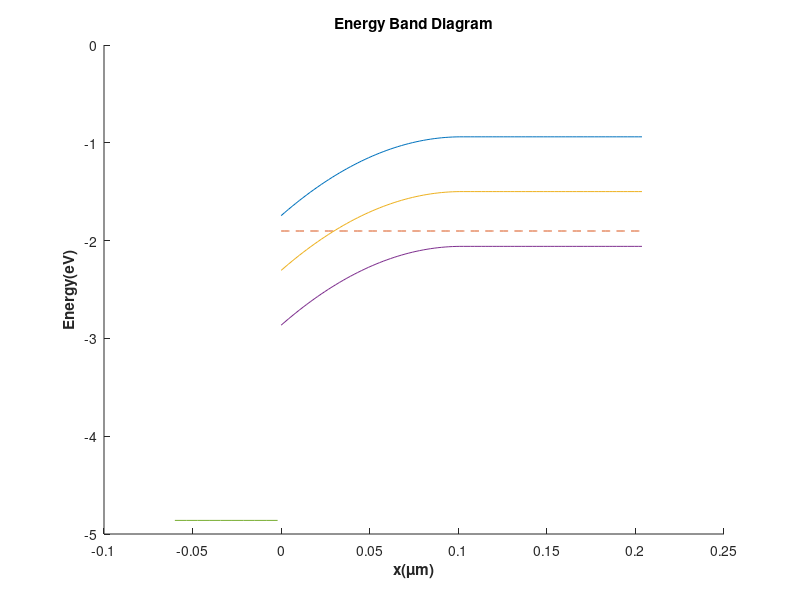

MATLAB code to generate this figure: (Note: this script raises an error after producing the figure.)
% ------------------------------- Semiconductor theory II - Assignment_04 ------------------------------
% U88648766
% Malyadri Venkata Ssampath Naveen Padmanabhuni 
clc;
close all;
clear all;
% Inputs
silicon_type = "p";
N = 10^17; % doping density
tox = 2e-7; %oxide thickness (cm)
Vg = 2; % gate voltage (V)
Pox = 3.7*8.85e-14; %SiO2 permitivity
% Constants
eX = 4.05; %eV - electron affinity of slilcon
Q = 1e-8; % trapped charges
phiM = 4.06; %Work fuction of the metal
q = 1.609e-19; % Charge of the electron (Units: Coulombs)
E = 11.7*(8.85e-14); % Permittivity of silicon in free space (Units: Farad/cm)
%Oxide capacitance of given by Ci
Ci = Pox/tox;
Eb = 0.025*log(N/10^10); % Bulk potential
% Phi_s - Work function of the silicon.
if silicon_type == 'n'
    phiS = eX + 1.12/2 - abs(Eb);
else
    phiS = eX + 1.12/2 + abs(Eb);
end
%PhiMs
phiMS = phiM - phiS; %phiMS
vfb = phiMS - Q/Ci; %flatband voltage
Vg = Vg - vfb; %Vg voltage
%Now to calculate the Surface potential we need to calculate the Alpha
%and Beta values
beta = sqrt((E*q*N)/2)./Ci;
alpha = (-beta + sqrt(beta^2 + 4*Vg))/2;
Es = alpha^2; % Surface potential value
Wd = sqrt((2.*E.*abs(Es))./(abs(q).*N)); % width of depletion region
Wd_max = sqrt((4*E*Eb)/(q*N)) ; %Maximum depletion width
 if Wd > Wd_max 
     Wd = Wd_max;
 end
% Calculate Poissons Equation constants
a = (q*N)./(2*E);
b = (-q.*N*Wd)./(E); % b constant Poisson
c = Es;
% set x-axis length
x = linspace(0,2*Wd);
if Wd == 0
    x = linspace(0,0.2e-7);
end
 
Ps = []; %Potential Ps
Ev = []; %Valence band Ev

if silicon_type == 'p'
    for i = 1:length(x)
        if  x(i)<= Wd
            Ps(i) = a.*(x(i)^2) + b.*x(i) + c ; 
            Ev(i) = (-1)*Ps(i) ;  
            last_value = Ps(i);
        else
            Ps(i) = last_value;                     
            Ev(i) = -Ps(i);                  
        end
    end
    Eb = -Eb;
end
if silicon_type == 'n'
    for i = 1:length(x)
        if  x(i)<= Wd
            Ps(i) = -a*(x(i)^2) - b*x(i) - c ; 
            Ev(i) = (-1)*Ps(i) ;  
            last_value = Ps(i);
        else
            Ps(i) = last_value;                     
            Ev(i) = -Ps(i);                  
        end
    end
end

 x = (10000)*x;
    
Ec = Ev + (1.12); % Conduction band + energy gap
Ei = (Ev+Ec)/2; % Intrinsic energy level (Units : eV)
Ef = [];
Ef = Ei + Eb;
Ef_O = []; % constant value of Ef
    
for i = 1:length(Ef)
       Ef_O(i) = Ef(51);    % to make the fermi level constant
end 

xm = linspace(-30*tox,-tox,10);
xm = (10000)*xm;

for i = 1:length(xm)
    if Vg > 0 
        mpotential(i) = Ef(51) - Vg;
    elseif Vg < 0 
        mpotential(i) = Vg + abs(Ef(51));
    else
        mpotential(i) = Ef(51);
    end
end


    % Plot the energy band diagram/ with metal side 
    
         close all
        figure('units','normalized','outerposition',[0 0 1 1])
        title('Energy Band Diagram',"Color","black")
        xlabel('x(μm)','FontWeight','bold')
        ylabel('Energy(eV)','FontWeight','bold')
        hold
        plot(x,Ec,x,Ef_O,'--',x,Ei,x,Ev,xm,mpotential); % plot the curves togather in one plot
        xline(-tox*1e4)
        xline(0)
        hold

% calculate the minority and majority carrier concentration
   
        for i = 1:length(x)
           if silicon_type == 'p'
           Np(i) = (10^10)*exp((- Ei(i)+ Ef_O(i))/0.025);
           Nn(i) = 10^20/Np(i);
           else
           Nn (i) = (10^10)*exp((Ei(i)- Ef_O(i))/0.025);
           Np(i) = 10^20/Nn(i);
            end
        end
       
    % plot the minority and majority carrier concentration distribution
        %figure('units','normalized','outerposition',[0.25 0.25 0.5 0.5])
        figure()
        semilogy(x,Np,x,Nn)
        title("Minority and Majority carriers")
        xlabel('x(μm)','FontWeight','bold')
        ylabel('Carrier concentration(atoms/cm3)')
        grid on
        hold
        legend(["Hole concentration","Electron concentration"],'FontSize',10,'TextColor','black')  